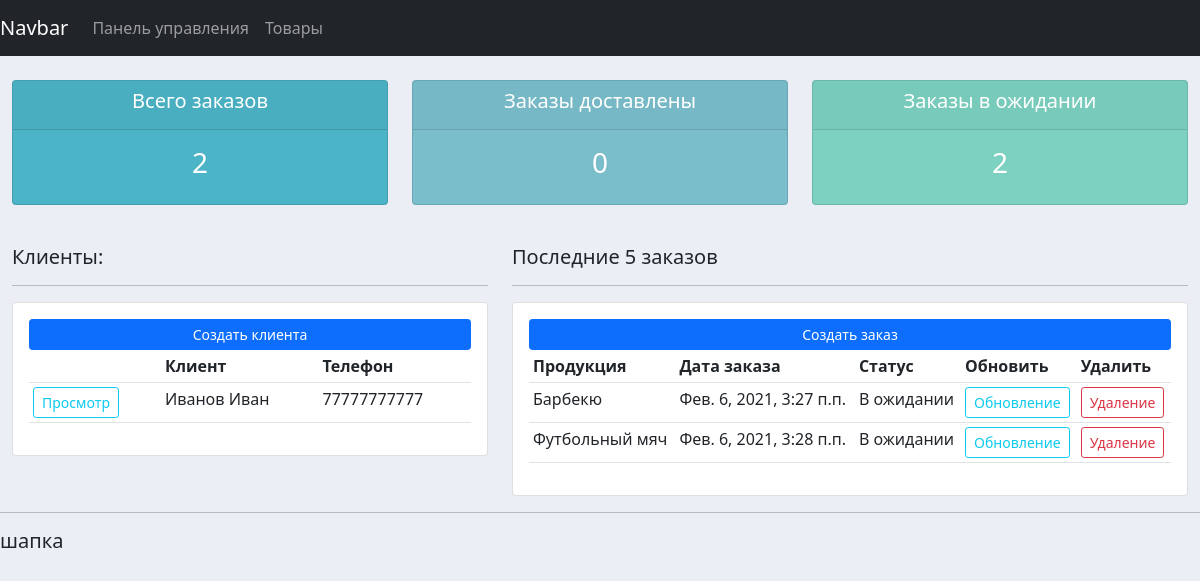
/, run on an earlier commit of the app's database.
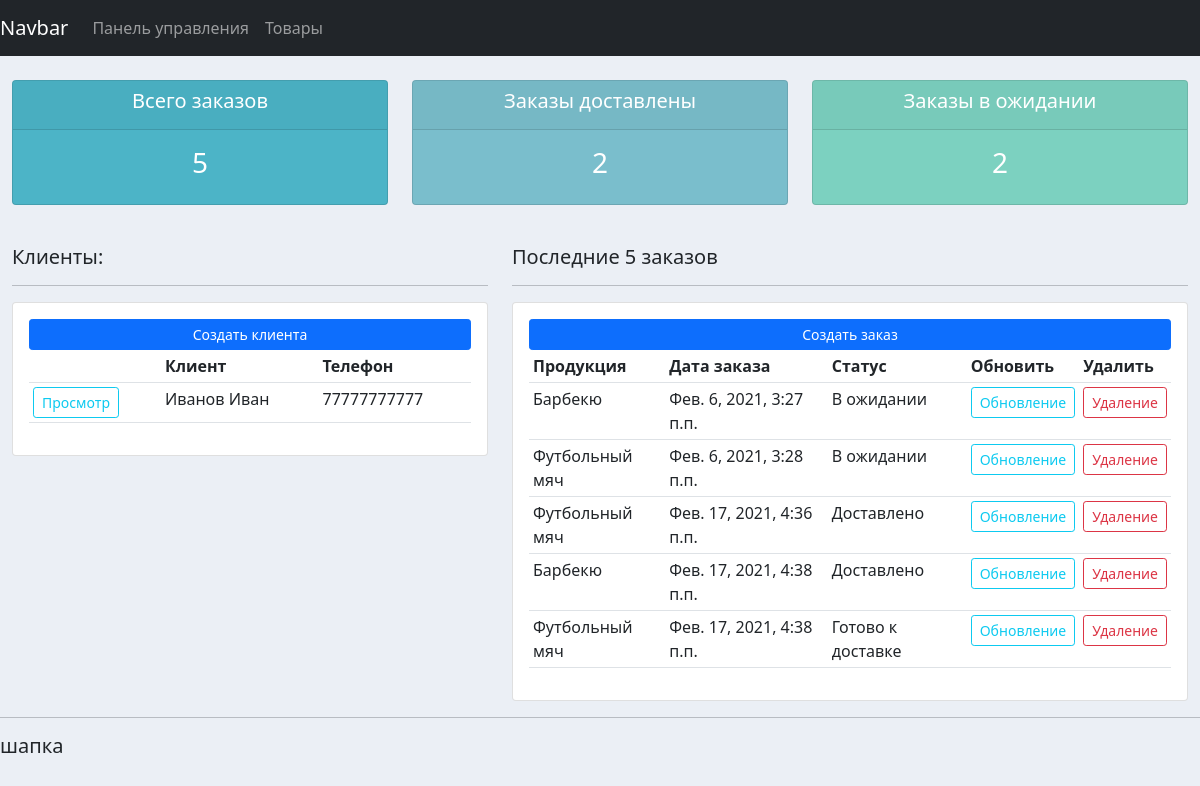
And on a later commit of the database.
### accounts/models.py (models this page shows, shortened)
class Customer(models.Model):
    name = models.CharField(max_length=200, null = True, verbose_name = 'ФИО')
    phone = models.CharField(max_length=200, null = True, verbose_name = 'Телефон')
    email = models.CharField(max_length=200, null = True, verbose_name = 'Эл. почта')
    date_created = models.DateTimeField(auto_now_add=True, null = True, verbose_name = 'Дата')
    class Meta:
        verbose_name_plural = 'Клиенты'
        verbose_name = 'Клиент'

class Order(models.Model):
    STATUS = (
        ('В ожидании', 'В ожидании'),
        ('Готово к доставке', 'Готово к доставке'),
        ('Доставлено', 'Доставлено'),
    )
    customer = models.ForeignKey(Customer, null = True, on_delete = models.SET_NULL, verbose_name = 'Клиент')
    product = models.ForeignKey(Pruduct, null = True, on_delete = models.SET_NULL, verbose_name = 'Товар')
    date_created = models.DateTimeField(auto_now_add=True, null = True, verbose_name = 'Дата')
    status = models.CharField(max_length = 200, null = True, choices = STATUS, verbose_name = 'Статус заказа')
    class Meta:
        verbose_name_plural = 'Заказы'
        verbose_name = 'Заказ'

class Pruduct(models.Model):
    CATEGORY = (
        ('Для дома', 'Для дома'),
        ('Для улицы', 'Для улицы'),
    )
    name = models.CharField(max_length=200, null = True, verbose_name = 'Наименования')
    price = models.FloatField(null = True, verbose_name = 'Цена')
    category = models.CharField(max_length=200, null = True, choices = CATEGORY, verbose_name = 'Категория')
    description = models.CharField(max_length=200, null = True, verbose_name = 'Описание', blank = True)
    date_created = models.DateTimeField(auto_now_add=True, null = True, verbose_name = 'Дата')
    tags = models.ManyToManyField(Tag)
    class Meta:
        verbose_name_plural = 'Продукция'
        verbose_name = 'Продукция'
    def __str__(self):
        return self.name

### accounts/views.py (the view)
# urls.py: path('', home, name = 'home'),
def home(request):
    order = Order.objects.all()
    customer = Customer.objects.all()
    total_customers = customer.count()
    total_order = order.count()
    delivered = order.filter(status = 'Доставлено').count()
    pending = order.filter(status = 'В ожидании').count()
    context = {'orders': order, 'customers': customer , 'total_customers': total_customers,
               'total_order': total_order, 'delivered': delivered, 'pending': pending}
    return render(request, 'accounts/dashboard.html', context)

### accounts/templates/accounts/dashboard.html
{% extends "accounts/base.html" %}
{% block content %}
{%  include 'accounts/status.html' %}
<br>
<div class="row">
	<div class="col-md-5">
		<h5>Клиенты:</h5>
		<hr>
		<div class="card card-body">
			<a class="btn btn-primary  btn-sm btn-block" href="">Создать клиента</a>
			<table class="table table-sm">
				<tr>
					<th></th>
					<th>Клиент</th>
					<th>Телефон</th>
				</tr>
				{% for customer in customers %}
					<tr>
						<td><a class="btn btn-outline-info  btn-sm btn-block" href="{% url 'customer' customer.id %}">Просмотр</a></td>
						<td>{{ customer.name }}</td>
						<td>{{ customer.phone }}</td>
					</tr>
					{% endfor %}
			</table>
		</div>
	</div>
	<div class="col-md-7">
		<h5>Последние 5 заказов</h5>
		<hr>
		<div class="card card-body">
			<a class="btn btn-primary  btn-sm btn-block" href="{% url 'create_order' %}">Создать заказ</a>
			<table class="table table-sm">
				<tr>
					<th>Продукция</th>
					<th>Дата заказа</th>
					<th>Статус</th>
					<th>Обновить</th>
					<th>Удалить</th>
				</tr>
					{% for order in orders %}
					<tr>
						<td>{{ order.product }}</td>
						<td>{{ order.date_created }}</td>
						<td>{{ order.status }}</td>
						<td><a class="btn btn-outline-info  btn-sm btn-block" href="{% url 'update_order' order.id %}">Обновление</a></td>
						<td><a class="btn btn-outline-danger  btn-sm btn-block" href="{% url 'delete_order' order.id %}">Удаление</a></td>
					</tr>
					{% endfor %}
			</table>
		</div>
	</div>
</div>
{% endblock %}

What changed in the data, as far as the page shows it:
added Order: product "Футбольный мяч", date_created "Фев. 17, 2021, 4:36 п.п.", status "Доставлено"
added Order: product "Барбекю", date_created "Фев. 17, 2021, 4:38 п.п.", status "Доставлено"
added Order: product "Футбольный мяч", date_created "Фев. 17, 2021, 4:38 п.п.", status "Готово к доставке"
Also different on the page:
{{ total_order }}: "2" → "5"
{{ delivered }}: "0" → "2"
